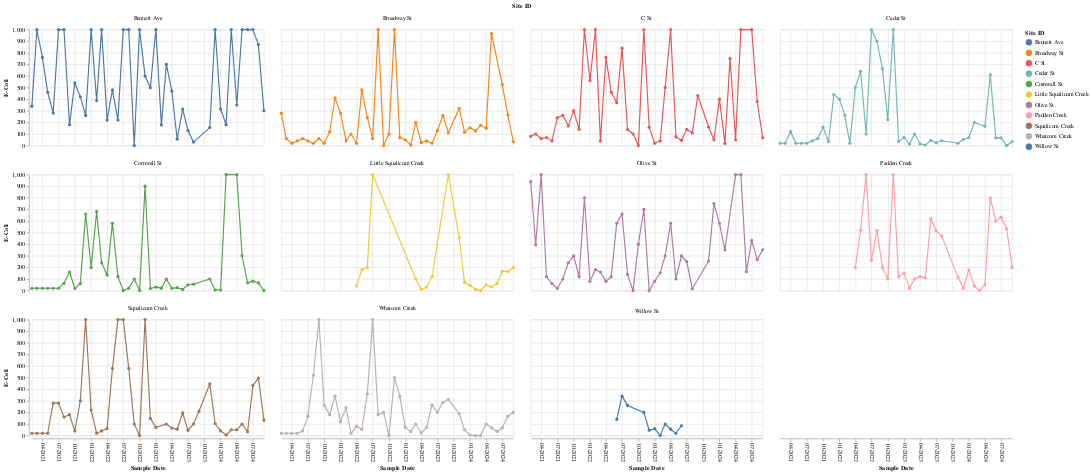

The cell this chart's notebook holds for it:
### Code cell
# Ensure the data is specified at the top level
plot_data = filtered_data
# Filter data to include only the specified site IDs
#plot_data = plot_data[plot_data['Site ID'].isin(['Bennett Ave', 'Broadway St', 'C St'])]
#plot_data = plot_data[plot_data['Site ID'].isin(['Cedar St', 'Little Squalicum Creek', 'Olive St'])]
#plot_data = plot_data[plot_data['Site ID'].isin(['Padden Creek', 'Squalicum Creek', 'Whatcom Creek', 'Willow St'])]

# Base chart
base_chart = alt.Chart(plot_data).mark_line(point=True).encode(
    x=alt.X('Month:T', timeUnit='yearmonth', axis=alt.Axis(format='%m-%Y', title='Sample Date', labelAngle=90)),
    y=alt.Y('E-Coli:Q', scale=alt.Scale(domain=[0, 1000], clamp=True), axis=alt.Axis(tickCount=10)),  # Set y-axis limit
    color='Site ID:N',
    tooltip=['Month:T', 'Site ID:N', 'E-Coli:Q'],
    facet = alt.Facet('Site ID:N', columns=4)
).properties(
    width=400,
    height=200
)

base_chart

### Figure 1 — Vega-Lite specification as saved in the notebook (floating-point values rounded to 4 significant figures; data arrays with more than 128 entries replaced by an {"elided": "..."} marker saying what was removed)
{"config": {"view": {"continuousWidth": 300, "continuousHeight": 300}}, "data": {"name": "data-6101d92091625cc5d0ff907a474080d8"}, "mark": {"type": "line", "point": true}, "encoding": {"color": {"field": "Site ID", "type": "nominal"}, "facet": {"columns": 4, "field": "Site ID", "type": "nominal"}, "tooltip": [{"field": "Month", "type": "temporal"}, {"field": "Site ID", "type": "nominal"}, {"field": "E-Coli", "type": "quantitative"}], "x": {"axis": {"format": "%m-%Y", "labelAngle": 90, "title": "Sample Date"}, "field": "Month", "timeUnit": "yearmonth", "type": "temporal"}, "y": {"axis": {"tickCount": 10}, "field": "E-Coli", "scale": {"clamp": true, "domain": [0, 1000]}, "type": "quantitative"}}, "height": 200, "width": 400, "$schema": "https://vega.github.io/schema/vega-lite/v5.20.1.json", "datasets": {"data-6101d92091625cc5d0ff907a474080d8": {"elided": "393 records"}}}
